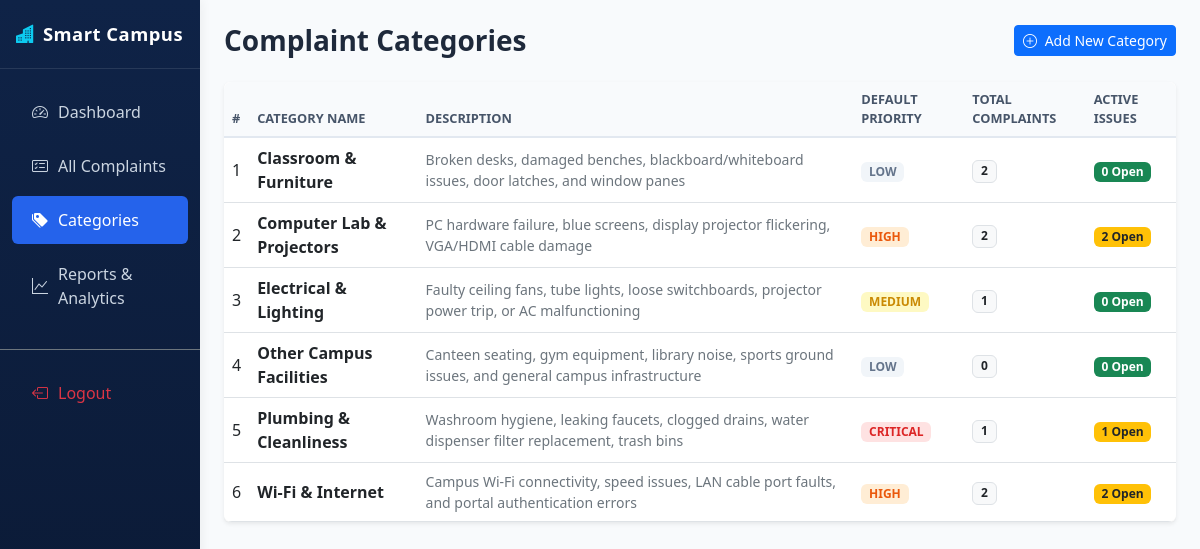
The app's page /admin-dashboard/categories.php (signed in) with its own data.
### tables this page shows
CREATE TABLE `categories` (
  `id` int(10) UNSIGNED NOT NULL,
  `name` varchar(100) NOT NULL,
  `description` text DEFAULT NULL,
  `default_priority` enum('LOW','MEDIUM','HIGH','CRITICAL') NOT NULL DEFAULT 'MEDIUM',
  `created_at` timestamp NOT NULL DEFAULT current_timestamp()
);

### admin-dashboard/categories.php (the view, shortened to what this page needs)
<?php
$pdo = Database::getConnection();
$catStmt = $pdo->query("
    SELECT c.*, COUNT(t.id) AS total_complaints,
           SUM(CASE WHEN t.status IN ('OPEN', 'ASSIGNED', 'IN_PROGRESS') THEN 1 ELSE 0 END) AS active_complaints
    FROM categories c
    LEFT JOIN tickets t ON c.id = t.category_id
    GROUP BY c.id
    ORDER BY c.name ASC
");
$categories = $catStmt->fetchAll();
?>
<!DOCTYPE html>
<html lang="en">
<head>
    <link href="https://cdn.jsdelivr.net/npm/bootstrap@5.3.0/dist/css/bootstrap.min.css" rel="stylesheet">
    <link rel="stylesheet" href="https://cdn.jsdelivr.net/npm/bootstrap-icons@1.11.0/font/bootstrap-icons.css">
    <link rel="stylesheet" href="css/style.css">
</head>
<body>
<div class="container-fluid">
    <div class="row">
        <nav class="col-md-3 col-lg-2 d-md-block sidebar p-0">
            <div class="brand-title text-center text-md-start px-3">
                <i class="bi bi-buildings-fill text-info me-2"></i>Smart Campus
            </div>
            <div class="pt-3">
                <ul class="nav flex-column">
                    <li class="nav-item"><a class="nav-link" href="dashboard.php"><i class="bi bi-speedometer2"></i> Dashboard</a></li>
                    <li class="nav-item"><a class="nav-link" href="complaints.php"><i class="bi bi-card-checklist"></i> All Complaints</a></li>
                    <li class="nav-item"><a class="nav-link active" href="categories.php"><i class="bi bi-tags-fill"></i> Categories</a></li>
                    <li class="nav-item"><a class="nav-link" href="reports.php"><i class="bi bi-graph-up"></i> Reports & Analytics</a></li>
                    <li class="nav-item mt-4 border-top border-secondary pt-3"><a class="nav-link text-danger" href="logout.php"><i class="bi bi-box-arrow-left"></i> Logout</a></li>
                </ul>
            </div>
        </nav>
        <main class="col-md-9 ms-sm-auto col-lg-10 px-md-4 py-4">
            <div class="d-flex justify-content-between align-items-center mb-4">
                <h1 class="h3 fw-bold mb-0">Complaint Categories</h1>
                <button class="btn btn-primary btn-sm" data-bs-toggle="modal" data-bs-target="#addCategoryModal">
                    <i class="bi bi-plus-circle me-1"></i> Add New Category
                </button>
            </div>
            <div class="card shadow-sm border-0">
                <div class="table-responsive">
                    <table class="table custom-table table-hover align-middle mb-0">
                        <thead>
                            <tr>
                                <th>#</th>
                                <th>Category Name</th>
                                <th>Description</th>
                                <th>Default Priority</th>
                                <th>Total Complaints</th>
                                <th>Active Issues</th>
                            </tr>
                        </thead>
                        <tbody>
                            <?php foreach ($categories as $index => $cat): ?>
                                <tr>
                                    <td><?= $index + 1 ?></td>
                                    <td class="fw-bold text-navy"><?= htmlspecialchars($cat['name']) ?></td>
                                    <td class="text-secondary small"><?= htmlspecialchars($cat['description']) ?></td>
                                    <td><span class="badge badge-priority-<?= $cat['default_priority'] ?>"><?= $cat['default_priority'] ?></span></td>
                                    <td><span class="badge bg-light text-dark border"><?= (int)$cat['total_complaints'] ?></span></td>
                                    <td>
                                        <?php if ((int)$cat['active_complaints'] > 0): ?>
                                            <span class="badge bg-warning text-dark"><?= (int)$cat['active_complaints'] ?> Open</span>
                                        <?php else: ?>
                                            <span class="badge bg-success">0 Open</span>
                                        <?php endif; ?>
                                    </td>
                                </tr>
                            <?php endforeach; ?>
                        </tbody>
                    </table>
                </div>
            </div>
        </main>
    </div>
</div>
</body>
</html>

### admin-dashboard/css/style.css (style rules this page uses)
:root { --primary-navy: #0f2347; --primary-navy-dark: #0a1832; --secondary-blue: #2563eb; --accent-blue: #3b82f6; --bg-light: #f8fafc; --card-bg: #ffffff; --text-primary: #1e293b; --text-muted: #64748b; --border-color: #e2e8f0; --status-open: #d97706; --status-open-bg: #fef3c7; --status-assigned: #2563eb; --status-assigned-bg: #dbeafe; --status-inprogress: #7c3aed; --status-inprogress-bg: #ede9fe; --status-resolved: #059669; --status-resolved-bg: #d1fae5; --status-closed: #475569; --status-closed-bg: #f1f5f9; }
body { font-family: 'Segoe UI', system-ui, -apple-system, sans-serif; background-color: var(--bg-light); color: var(--text-primary); min-height: 100vh; }
.sidebar { background: linear-gradient(180deg, var(--primary-navy) 0%, var(--primary-navy-dark) 100%); min-height: 100vh; box-shadow: 2px 0 10px rgba(0, 0, 0, 0.05); }
.sidebar .brand-title { color: #ffffff; font-weight: 700; font-size: 1.15rem; letter-spacing: 0.5px; padding: 1.25rem 1rem; border-bottom: 1px solid rgba(255, 255, 255, 0.1); }
.sidebar .nav-link { color: #cbd5e1; font-weight: 500; padding: 0.75rem 1.25rem; border-radius: 6px; margin: 3px 12px; transition: all 0.2s ease-in-out; display: flex; align-items: center; gap: 10px; }
.sidebar .nav-link:hover, .sidebar .nav-link.active { color: #ffffff; background-color: rgba(255, 255, 255, 0.12); }
.sidebar .nav-link.active { background-color: var(--secondary-blue); }
.badge-priority-CRITICAL { background-color: #fee2e2; color: #dc2626; font-weight: 700; }
.badge-priority-HIGH { background-color: #ffedd5; color: #ea580c; font-weight: 600; }
.badge-priority-MEDIUM { background-color: #fef9c3; color: #ca8a04; font-weight: 600; }
.badge-priority-LOW { background-color: #f1f5f9; color: #64748b; font-weight: 600; }
.custom-table { background: #ffffff; border-radius: 8px; overflow: hidden; box-shadow: 0 1px 3px rgba(0, 0, 0, 0.05); }
.custom-table thead th { background-color: #f8fafc; color: #475569; font-weight: 600; font-size: 0.8rem; text-transform: uppercase; border-bottom: 2px solid var(--border-color); }
.custom-table tbody tr { transition: background-color 0.15s ease; }

### records on screen
categories: name "Classroom & Furniture", description "Broken desks, damaged benches, blackboard/whiteboard issues, door latches, and window panes", default_priority "LOW", total_complaints "2", shows "0 Open"
categories: name "Computer Lab & Projectors", description "PC hardware failure, blue screens, display projector flickering, VGA/HDMI cable damage", default_priority "HIGH", total_complaints "2", active_complaints "2"
categories: name "Electrical & Lighting", description "Faulty ceiling fans, tube lights, loose switchboards, projector power trip, or AC malfunctioning", default_priority "MEDIUM", total_complaints "1", shows "0 Open"
categories: name "Other Campus Facilities", description "Canteen seating, gym equipment, library noise, sports ground issues, and general campus infrastructure", default_priority "LOW", total_complaints "0", shows "0 Open"
categories: name "Plumbing & Cleanliness", description "Washroom hygiene, leaking faucets, clogged drains, water dispenser filter replacement, trash bins", default_priority "CRITICAL", total_complaints "1", active_complaints "1"
categories: name "Wi-Fi & Internet", description "Campus Wi-Fi connectivity, speed issues, LAN cable port faults, and portal authentication errors", default_priority "HIGH", total_complaints "2", active_complaints "2"
